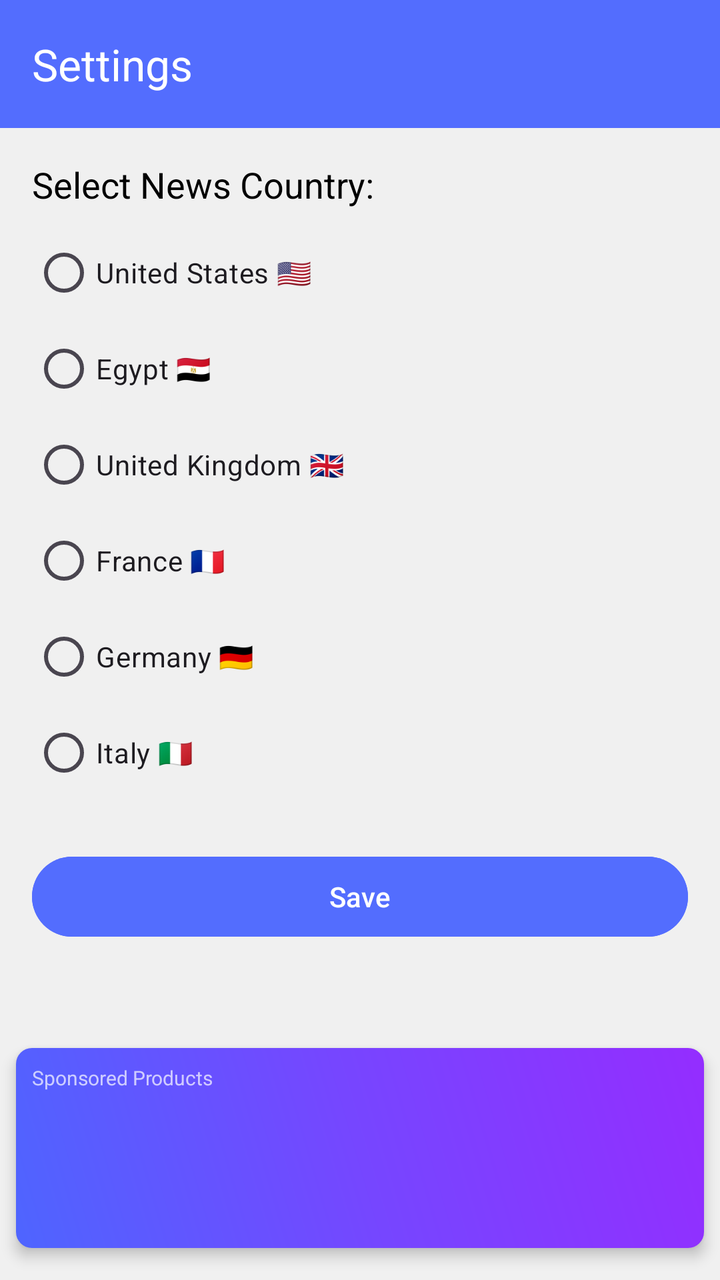
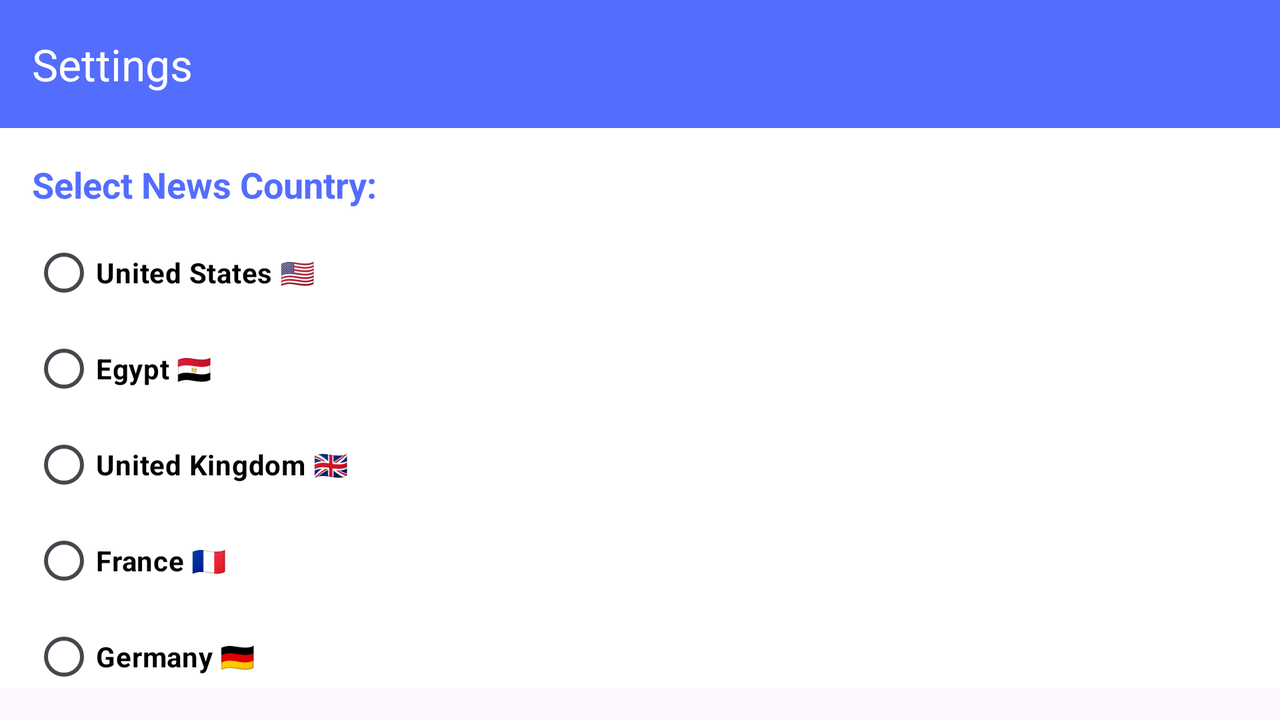

One screen, two layout resources from the same app: the default and the repository's alternative for another configuration. Each is rendered where Android would select it; the XML of both is given below.
<!-- AndroidManifest.xml: application theme Theme.NewApp -->
<!-- res/layout/activity_settings.xml -->
<?xml version="1.0" encoding="utf-8"?>
<androidx.constraintlayout.widget.ConstraintLayout xmlns:android="http://schemas.android.com/apk/res/android"
    xmlns:app="http://schemas.android.com/apk/res-auto"
    xmlns:tools="http://schemas.android.com/tools"
    android:id="@+id/settingsLayout"
    android:layout_width="match_parent"
    android:layout_height="match_parent"
    android:background="@color/GrayLight"
    tools:context=".SettingsActivity">

    <com.google.android.material.appbar.MaterialToolbar
        android:id="@+id/settingsTopAppBar"
        android:layout_width="match_parent"
        android:layout_height="wrap_content"
        android:background="#536DFE"
        app:layout_constraintTop_toTopOf="parent"
        app:title="Settings"
        app:titleTextColor="@android:color/white" />

    <LinearLayout
        android:id="@+id/countrySection"
        android:layout_width="0dp"
        android:layout_height="wrap_content"
        android:orientation="vertical"
        android:padding="16dp"
        app:layout_constraintEnd_toEndOf="parent"
        app:layout_constraintStart_toStartOf="parent"
        app:layout_constraintTop_toBottomOf="@id/settingsTopAppBar">

        <TextView
            android:layout_width="wrap_content"
            android:layout_height="wrap_content"
            android:paddingBottom="8dp"
            android:text="Select News Country:"
            android:textColor="@android:color/black"
            android:textSize="18sp" />

        <RadioGroup
            android:id="@+id/radioGroup"
            android:layout_width="match_parent"
            android:layout_height="wrap_content">

            <RadioButton
                android:id="@+id/radioUs"
                android:layout_width="wrap_content"
                android:layout_height="wrap_content"
                android:text="United States 🇺🇸" />

            <RadioButton
                android:id="@+id/radioEg"
                android:layout_width="wrap_content"
                android:layout_height="wrap_content"
                android:text="Egypt 🇪🇬" />

            <RadioButton
                android:id="@+id/radioGb"
                android:layout_width="wrap_content"
                android:layout_height="wrap_content"
                android:text="United Kingdom 🇬🇧" />

            <RadioButton
                android:id="@+id/radioFr"
                android:layout_width="wrap_content"
                android:layout_height="wrap_content"
                android:text="France 🇫🇷" />

            <RadioButton
                android:id="@+id/radioDe"
                android:layout_width="wrap_content"
                android:layout_height="wrap_content"
                android:text="Germany 🇩🇪" />

            <RadioButton
                android:id="@+id/radioIt"
                android:layout_width="wrap_content"
                android:layout_height="wrap_content"
                android:text="Italy 🇮🇹" />
        </RadioGroup>

        <Button
            android:id="@+id/saveBtn"
            android:layout_width="match_parent"
            android:layout_height="wrap_content"
            android:layout_marginTop="24dp"
            android:backgroundTint="#536DFE"
            android:text="Save"
            android:textAllCaps="false"
            android:textColor="@android:color/white" />
    </LinearLayout>

    <include
        android:id="@+id/adBanner"
        layout="@layout/reusable_ad_banner"
        android:layout_width="0dp"
        android:layout_height="100dp"
        android:layout_marginStart="8dp"
        android:layout_marginEnd="8dp"
        android:layout_marginBottom="16dp"
        app:layout_constraintBottom_toBottomOf="parent"
        app:layout_constraintStart_toStartOf="parent"
        app:layout_constraintEnd_toEndOf="parent" />

    <androidx.recyclerview.widget.RecyclerView
        android:id="@+id/favorites_recycler_view"
        android:layout_width="0dp"
        android:layout_height="0dp"
        app:layout_constraintBottom_toTopOf="@id/adBanner"
        app:layout_constraintStart_toStartOf="parent"
        app:layout_constraintEnd_toEndOf="parent"
        tools:listitem="@layout/article_list_item" />

    <ProgressBar
        android:id="@+id/progress_bar"
        android:layout_width="wrap_content"
        android:layout_height="wrap_content"
        android:visibility="gone"
        app:layout_constraintTop_toTopOf="parent"
        app:layout_constraintBottom_toBottomOf="parent"
        app:layout_constraintStart_toStartOf="parent"
        app:layout_constraintEnd_toEndOf="parent" />
    <TextView
        android:id="@+id/empty_text"
        android:layout_width="wrap_content"
        android:layout_height="wrap_content"
        android:text="No favorites yet."
        android:visibility="gone"
        app:layout_constraintTop_toTopOf="parent"
        app:layout_constraintBottom_toBottomOf="parent"
        app:layout_constraintStart_toStartOf="parent"
        app:layout_constraintEnd_toEndOf="parent" />

</androidx.constraintlayout.widget.ConstraintLayout>
<!-- res/layout/reusable_ad_banner.xml (included above) -->
<?xml version="1.0" encoding="utf-8"?>
<LinearLayout xmlns:android="http://schemas.android.com/apk/res/android"
    android:id="@+id/bannerPlaceholder"
    android:layout_width="match_parent"
    android:layout_height="100dp"
    android:orientation="vertical"
    android:background="@drawable/banner_background"
    android:elevation="4dp"
    android:padding="8dp">

    <TextView
        android:layout_width="wrap_content"
        android:layout_height="wrap_content"
        android:text="Sponsored Products"
        android:textColor="#FFFFFF"
        android:textSize="10sp"
        android:layout_gravity="start"
        android:alpha="0.7"/>

    <LinearLayout
        android:id="@+id/product_ads_container"
        android:layout_width="match_parent"
        android:layout_height="match_parent"
        android:orientation="horizontal"
        android:layout_marginTop="4dp"
        android:baselineAligned="false">
    </LinearLayout>

</LinearLayout>
<!-- res/layout/article_list_item.xml (included above) -->
<?xml version="1.0" encoding="utf-8"?>
<androidx.cardview.widget.CardView xmlns:android="http://schemas.android.com/apk/res/android"
    xmlns:app="http://schemas.android.com/apk/res-auto"
    xmlns:tools="http://schemas.android.com/tools"
    android:id="@+id/article_cont"
    android:layout_width="match_parent"
    android:layout_marginTop="8dp"
    android:layout_marginStart="8dp"
    android:layout_marginEnd="8dp"
    app:cardCornerRadius="24dp"
    android:layout_height="240dp">

    <androidx.constraintlayout.widget.ConstraintLayout
        android:layout_width="match_parent"
        android:layout_height="match_parent" >

        <ImageView
            android:scaleType="centerCrop"
            tools:src="@tools:sample/backgrounds/scenic"
            android:id="@+id/article_image"
            android:layout_width="match_parent"
            android:layout_height="match_parent" />
        <View
            android:id="@+id/shadow_view"
            android:background="@color/black"
            android:alpha="0.4"
            app:layout_constraintBottom_toBottomOf="parent"
            android:layout_width="match_parent"
            android:layout_height="64dp" />


        <TextView
            android:maxLength="28"
            android:id="@+id/article_text"
            android:layout_width="wrap_content"
            android:layout_height="wrap_content"
            android:layout_marginStart="8dp"
            app:layout_constraintBottom_toBottomOf="@id/shadow_view"
            app:layout_constraintStart_toStartOf="parent"
            app:layout_constraintTop_toTopOf="@id/shadow_view"
            tools:text="@tools:sample/full_names"
            style="@style/TVStyle" />

        <TextView
            android:text="..."
            app:layout_constraintStart_toEndOf="@id/article_text"
            app:layout_constraintBottom_toBottomOf="@id/article_text"
            style="@style/TVStyle"
            android:layout_width="wrap_content"
            android:layout_height="wrap_content" />

        <com.google.android.material.floatingactionbutton.FloatingActionButton
            android:id="@+id/share_fab"
            android:src="@drawable/share"
            app:layout_constraintEnd_toEndOf="parent"
            app:layout_constraintTop_toTopOf="parent"
            android:layout_marginEnd="8dp"
            android:layout_marginTop="8dp"
            app:backgroundTint="@color/white"
            android:layout_width="wrap_content"
            android:layout_height="wrap_content" />

    </androidx.constraintlayout.widget.ConstraintLayout>
</androidx.cardview.widget.CardView>
<!-- resources referenced by this layout -->
<resources>
  <color name="GrayLight">#F0F0F0</color>
  <color name="black">#FF000000</color>
  <color name="white">#FFFFFFFF</color>
  <!-- drawable banner_background (drawable) -->
  <?xml version="1.0" encoding="utf-8"?>
  <shape xmlns:android="http://schemas.android.com/apk/res/android"
      android:shape="rectangle">
  
      <gradient
          android:angle="45"
          android:startColor="#4E65FF"
          android:centerColor="#7646FF"
          android:endColor="#942DFF"
          android:type="linear" />
  
      <corners android:radius="8dp" />
  
  </shape>
  <style name="Theme.NewApp" parent="Base.Theme.NewApp" />
  <style name="Base.Theme.NewApp" parent="Theme.Material3.DayNight.NoActionBar">
          
  
      </style>
</resources>
<!-- res/layout-land/activity_settings.xml (the repository's variant of the layout above) -->
<!-- drawn on the phone turned sideways -->
<?xml version="1.0" encoding="utf-8"?>
<androidx.constraintlayout.widget.ConstraintLayout
    xmlns:android="http://schemas.android.com/apk/res/android"
    xmlns:app="http://schemas.android.com/apk/res-auto"
    xmlns:tools="http://schemas.android.com/tools"
    android:id="@+id/settingsLayout"
    android:layout_width="match_parent"
    android:layout_height="match_parent"
    tools:context=".SettingsActivity"
    android:layout_marginBottom="16dp"
    android:backgroundTint="@color/ColorOnPrimary">

    <com.google.android.material.appbar.MaterialToolbar
        android:id="@+id/settingsTopAppBar"
        android:layout_width="match_parent"
        android:layout_height="wrap_content"
        android:background="#536DFE"
        app:layout_constraintTop_toTopOf="parent"
        app:title="Settings"
        app:titleTextColor="@android:color/white" />

    <androidx.core.widget.NestedScrollView
        android:id="@+id/scrollSection"
        android:layout_width="0dp"
        android:layout_height="wrap_content"
        android:fillViewport="true"
        app:layout_constraintTop_toBottomOf="@id/settingsTopAppBar"
        app:layout_constraintBottom_toTopOf="@id/favorites_recycler_view"
        app:layout_constraintStart_toStartOf="parent"
        app:layout_constraintEnd_toEndOf="parent"
        android:paddingBottom="32dp"
        android:background="@color/ColorOnPrimary">

        <LinearLayout
            android:layout_width="match_parent"
            android:layout_height="wrap_content"
            android:orientation="vertical"
            android:padding="16dp"
            android:paddingBottom="48dp"
            android:background="@color/ColorOnPrimary">

            <TextView
                android:layout_width="wrap_content"
                android:layout_height="wrap_content"
                android:text="Select News Country:"
                android:textStyle="bold"
                android:textColor="@color/ColorPrimary"
                android:textSize="18sp"
                android:paddingBottom="8dp"/>

            <RadioGroup
                android:id="@+id/radioGroup"
                android:layout_width="match_parent"
                android:layout_height="wrap_content">

                <RadioButton
                    android:id="@+id/radioUs"
                    android:layout_width="wrap_content"
                    android:layout_height="wrap_content"
                    android:text="United States 🇺🇸"
                    android:textColor="#000"
                    android:textStyle="bold" />

                <RadioButton
                    android:id="@+id/radioEg"
                    android:layout_width="wrap_content"
                    android:layout_height="wrap_content"
                    android:text="Egypt 🇪🇬"
                    android:textColor="#000"
                    android:textStyle="bold" />

                <RadioButton
                    android:id="@+id/radioGb"
                    android:layout_width="wrap_content"
                    android:layout_height="wrap_content"
                    android:text="United Kingdom 🇬🇧"
                    android:textColor="#000"
                    android:textStyle="bold" />

                <RadioButton
                    android:id="@+id/radioFr"
                    android:layout_width="wrap_content"
                    android:layout_height="wrap_content"
                    android:text="France 🇫🇷"
                    android:textColor="#000"
                    android:textStyle="bold" />

                <RadioButton
                    android:id="@+id/radioDe"
                    android:layout_width="wrap_content"
                    android:layout_height="wrap_content"
                    android:text="Germany 🇩🇪"
                    android:textColor="#000"
                    android:textStyle="bold" />

                <RadioButton
                    android:id="@+id/radioIt"
                    android:layout_width="wrap_content"
                    android:layout_height="wrap_content"
                    android:text="Italy 🇮🇹"
                    android:textColor="#000"
                    android:textStyle="bold" />
            </RadioGroup>

            <Button
                android:id="@+id/saveBtn"
                android:layout_width="match_parent"
                android:layout_height="wrap_content"
                android:layout_marginTop="12dp"
                android:backgroundTint="#536DFE"
                android:text="Save"
                android:textAllCaps="false"
                android:textColor="@android:color/white" />
        </LinearLayout>
    </androidx.core.widget.NestedScrollView>


    <androidx.recyclerview.widget.RecyclerView
        android:id="@+id/favorites_recycler_view"
        android:layout_width="0dp"
        android:layout_height="0dp"
        app:layout_constraintTop_toBottomOf="@id/scrollSection"
        app:layout_constraintStart_toStartOf="parent"
        app:layout_constraintEnd_toEndOf="parent"
        tools:listitem="@layout/article_list_item" />

</androidx.constraintlayout.widget.ConstraintLayout>
<!-- resources referenced by the variant -->
<!-- as the phone turned sideways resolves them -->
<resources>
  <color name="ColorOnPrimary">#FFFFFF</color>
  <color name="ColorPrimary">#536DFE</color>
  <color name="black">#FF000000</color>
  <color name="white">#FFFFFFFF</color>
  <style name="Theme.NewApp" parent="Base.Theme.NewApp" />
  <style name="Base.Theme.NewApp" parent="Theme.Material3.DayNight.NoActionBar">
          
  
      </style>
</resources>
